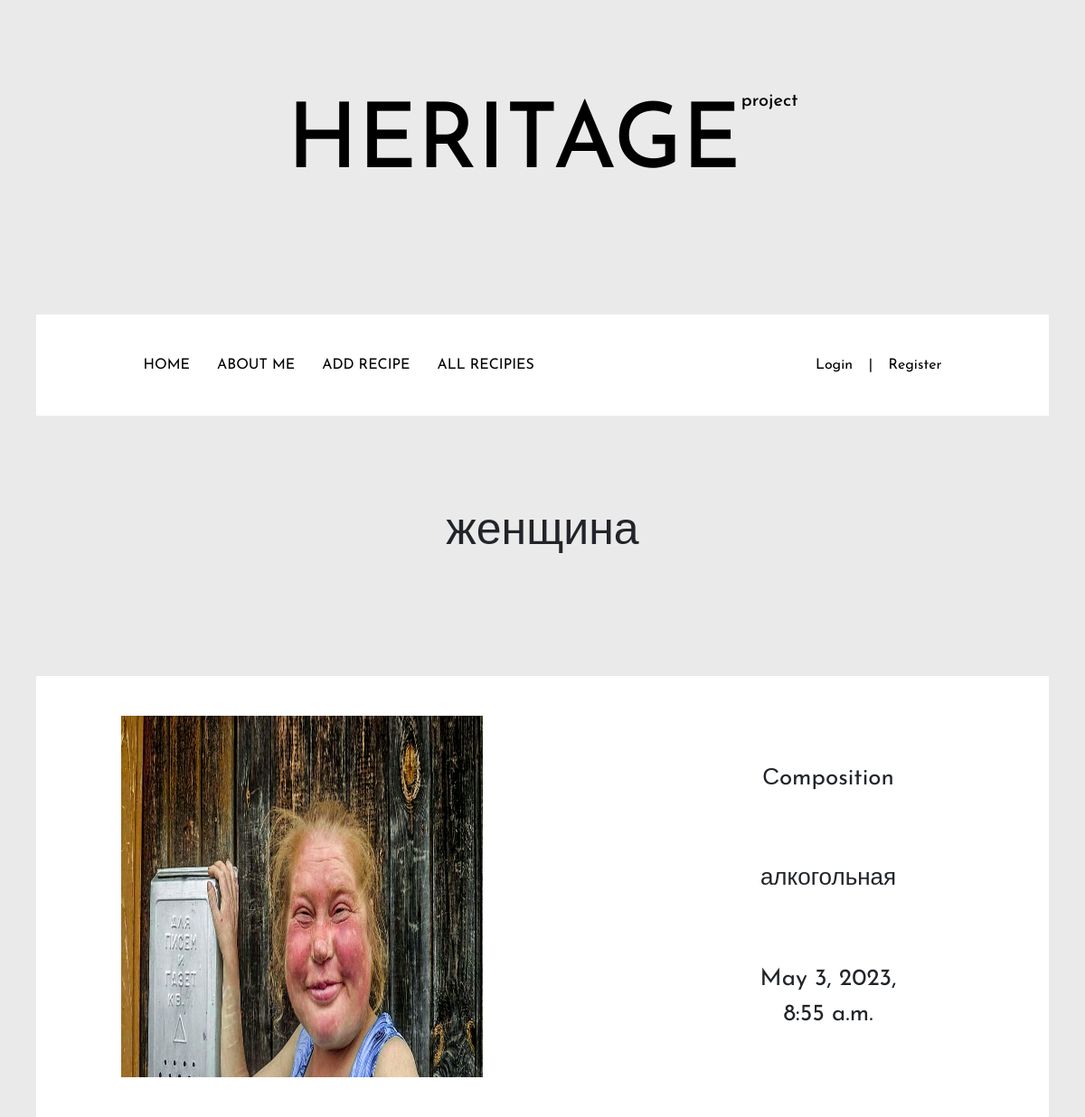
Screenshot of /recipe/35/ with the database file from the repository.
### main/models.py (models this page shows, shortened)
class Recipe(models.Model):
    title = models.CharField('Название', max_length=50)
    describe = models.TextField('Описание')
    image = models.ImageField(upload_to='img/',blank=True)
    rec_time=models.DateTimeField(auto_now_add=True)
    objects = models.Manager()
    class Meta:
        verbose_name = 'Recipe'
        verbose_name_plural = 'Recipies'

### main/views.py (the view)
# urls.py: path('recipe/<int:recipe_id>/', views.show_recipe, name='recipe'),
def show_recipe(request,recipe_id):
    count=0
    recipies = Recipe.objects.all()
    for i in recipies.values():
         if i['id']==recipe_id:
                 return render(request,'main/recipe.html', {'recipies':recipies,'recipe':i,'imge':i['image'],})

### main/templates/main/recipe.html (shortened to what this page needs)
{% extends 'base.html'%}
{% block content %}
    <div class="recipe_name">
        <h3 class="recipe_name-inner">{{recipe.title}}</h3>
    </div>
    <div class="recipe">
        <div class="container">
            <div class="opisanie">
                <img src="/media/{{imge}}" height="400px" width="400px">
                <div class="opisanie-inner">
                    <p>Сomposition</p>
                    <p>{{recipe.describe}}</p>
                    {{recipe.rec_time}}
                </div>
            </div>
        </div>
    </div>
{% endblock %}

### main/static/css/header_footer.css (style rules this page uses)
* { box-sizing: border-box; margin: 0; padding: 0; }
.container { width: 100%; padding: 44px 94px; margin-top: 120px; }
body { font-family: 'Josefin Sans', sans-serif; font-size: 16px; background-color: #eaeaea; }
.recipe { max-width: 1120px; margin: auto; background-color: white; }
.recipe_name { display: flex; justify-content: center; margin: 100px auto; }
.recipe_name-inner { font-family: 'Josefin Sans', sans-serif; text-align: center; font-size: 50px; }
.opisanie { display: flex; justify-content: space-between; }
.opisanie-inner { display: flex; flex-direction: column; align-items: center; justify-content: space-between; text-align:center; max-width: 300px; font-size: 26px; padding:50px 50px; }

### rows the page displays
Recipe: title "женщина", image (picture), describe "алкогольная", rec_time "May 3, 2023, 8:55 a.m."
